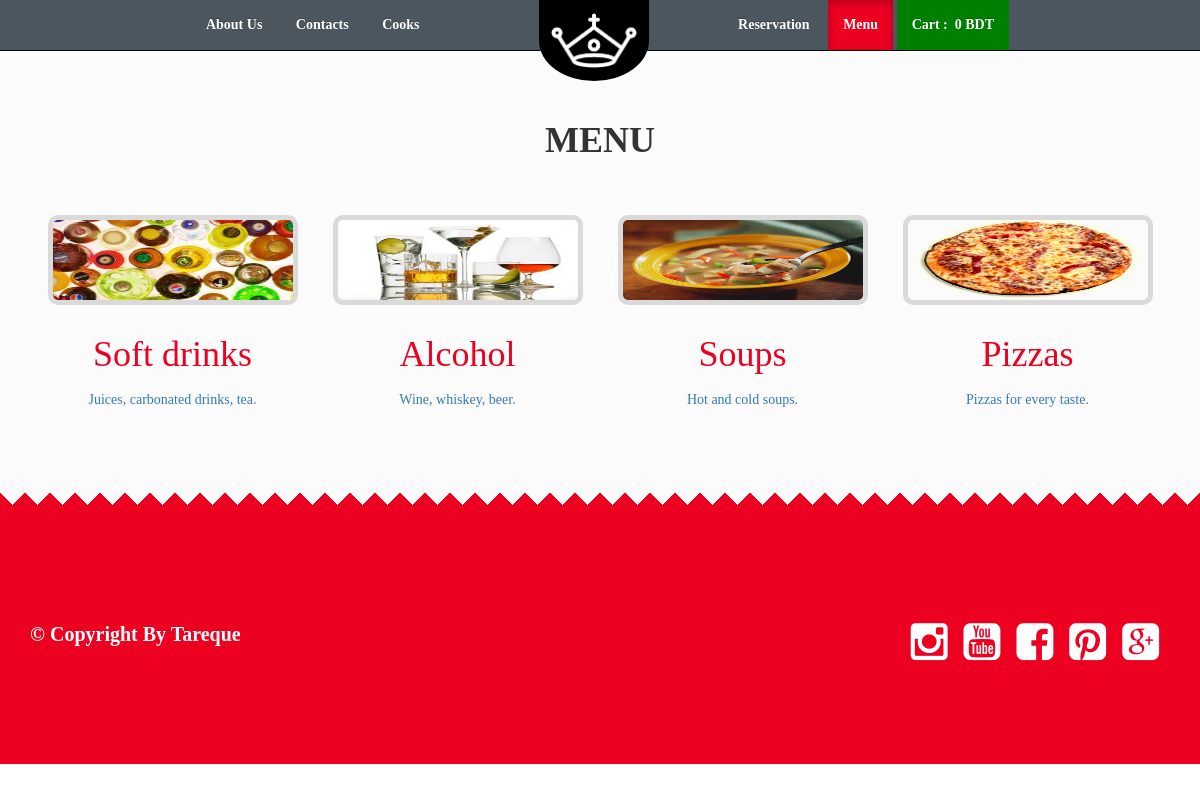
The app's page /index.php?page=menu with its own data.
### tables this page shows
CREATE TABLE `categories` (
  `id` int(11) NOT NULL,
  `name` varchar(100) NOT NULL,
  `image` varchar(150) NOT NULL,
  `description` mediumtext NOT NULL
);

### Models/User.php (called while the page is built, shortened)
<?php
class User{
	private $db;
	public function __construct(){
		try{
		$this->db=new PDO("mysql:host=localhost;dbname=food_store;charset=UTF8","root","");
		$this->db->setAttribute(PDO::ATTR_ERRMODE,PDO::ERRMODE_EXCEPTION);
	}
	catch(Exception $e){
		die($e->getMessage());
	}
	}
	public function getAllMenus(){
		$query=$this->db->query("select * from categories");
		$menus=$query->fetchAll(PDO::FETCH_OBJ);
		return $menus;
	}
}

### views/menu.php (the view, shortened to what this page needs)
<?php
$menus=$user->getAllMenus();
?>
<div id="food-menu" class="light-wrapper">
        <div class="container inner">
            <h2 class="section-title text-center">Menu</h2>
                <?php foreach($menus as $m) { ?>
                    <a id="foodies" href="index.php?page=food&menu=<?php echo $m->id; ?>">
                <div class="col-sm-3 col-md-3">
                    <div class="menu-images ">
                    <img width="250" height="90" src="menus/<?php echo $m->image; ?>"></div>
                    <div class="menu-titles"><h1 class=""><?php echo $m->name; ?></h1></div>
                       <div class="menu-items ">
                     <p> <?php echo $m->description; ?></p>
                    </div>
                </div>
                </a>
                <?php } ?>
        </div>
    </div>

### css/main.css (style rules this page uses)
body { font-family:'Kreon',serif; -webkit-font-smoothing:antialiased; -webkit-text-size-adjust:100%; }
img { max-height:100%; max-width:100%; }
.light-wrapper { background:#fbfbfb; }
.inner { padding-top:100px; padding-bottom:100px; }
.section-title { font-size:36px; line-height:40px; text-transform:uppercase; margin-bottom:15px; font-weight:600; }
.menu-items { text-align:center; margin:0 auto; }
.menu-titles h1 { text-shadow:none; color:#ed0121; text-align:center; margin:0 auto; padding-top:30px; padding-bottom:15px; }
.menu-images img { -webkit-border-radius:10px; -moz-border-radius:10px; border-radius:10px; border:5px solid #dadada; display:block; margin:auto; margin-top: 40px; }

### records on screen
categories: image (picture), name "Soft drinks", description "Juices, carbonated drinks, tea."
categories: image (picture), name "Alcohol", description "Wine, whiskey, beer."
categories: image (picture), name "Soups", description "Hot and cold soups."
categories: image (picture), name "Pizzas", description "Pizzas for every taste."

### other values on screen
$_SESSION['sum'] "0"
